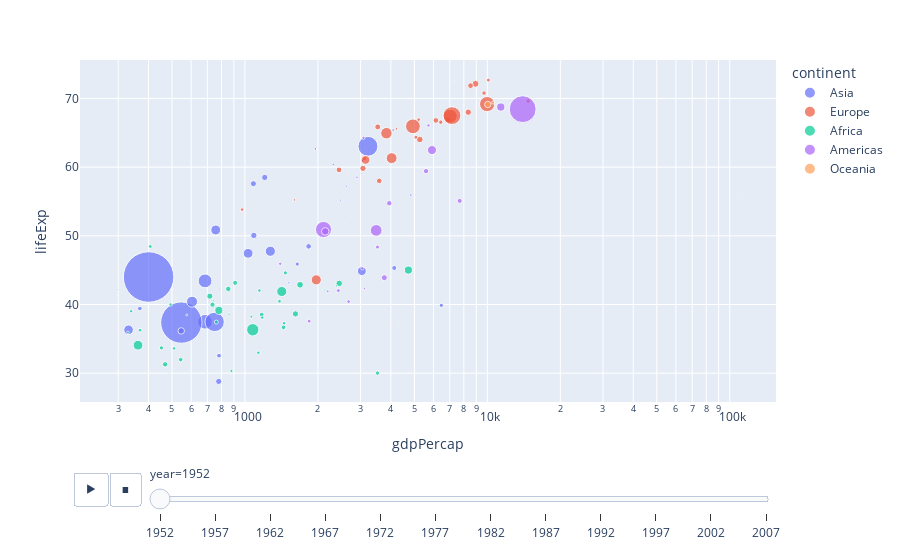

Notebook code for this chart:
### Code cell
px.scatter(df, x="gdpPercap", y="lifeExp", animation_frame="year",
           size="pop", color="continent",
           log_x=True, size_max=55)

### Figure 1 — Plotly figure (JSON) as saved in the notebook; plotly's stock layout.template omitted (floating-point values rounded to 4 significant figures)
{"data": [{"hovertemplate": "continent=Asia<br>year=1952<br>gdpPercap=%{x}<br>lifeExp=%{y}<br>pop=%{marker.size}<extra></extra>", "legendgroup": "Asia", "marker": {"color": "#636efa", "size": [8425333, 120447, 46886859, 4693836, 556263527, 2125900, 372000000, 82052000, 17272000, 5441766, 1620914, 86459025, 607914, 8865488, 20947571, 160000, 1439529, 6748378, 800663, 20092996, 9182536, 507833, 41346560, 22438691, 4005677, 1127000, 7982342, 3661549, 8550362, 21289402, 26246839, 1030585, 4963829], "sizemode": "area", "sizeref": 435900.0, "symbol": "circle"}, "mode": "markers", "name": "Asia", "orientation": "v", "showlegend": true, "type": "scatter", "x": [779.4, 9867.0, 684.2, 368.5, 400.4, 3054.0, 546.6, 749.7, 3035.0, 4130.0, 4087.0, 3217.0, 1547.0, 1088.0, 1031.0, 108400.0, 4835.0, 1831.0, 786.6, 331, 545.9, 1828.0, 684.6, 1273.0, 6460.0, 2315.0, 1084.0, 1643.0, 1207.0, 757.8, 605.1, 1516.0, 781.7], "xaxis": "x", "y": [28.8, 50.94, 37.48, 39.42, 44, 60.96, 37.37, 37.47, 44.87, 45.32, 65.39, 63.03, 43.16, 50.06, 47.45, 55.56, 55.93, 48.46, 42.24, 36.32, 36.16, 37.58, 43.44, 47.75, 39.88, 60.4, 57.59, 45.88, 58.5, 50.85, 40.41, 43.16, 32.55], "yaxis": "y"}, {"hovertemplate": "continent=Europe<br>year=1952<br>gdpPercap=%{x}<br>lifeExp=%{y}<br>pop=%{marker.size}<extra></extra>", "legendgroup": "Europe", "marker": {"color": "#EF553B", "size": [1282697, 6927772, 8730405, 2791000, 7274900, 3882229, 9125183, 4334000, 4090500, 42459667, 69145952, 7733250, 9504000, 147962, 2952156, 47666000, 413834, 10381988, 3327728, 25730551, 8526050, 16630000, 6860147, 3558137, 1489518, 28549870, 7124673, 4815000, 22235677, 50430000], "sizemode": "area", "sizeref": 435900.0, "symbol": "circle"}, "mode": "markers", "name": "Europe", "orientation": "v", "showlegend": true, "type": "scatter", "x": [1601.0, 6137.0, 8343.0, 973.5, 2444.0, 3119.0, 6876.0, 9692.0, 6425.0, 7030.0, 7144.0, 3531.0, 5264.0, 7268.0, 5210.0, 4931.0, 2648.0, 8942.0, 10100.0, 4029.0, 3068.0, 3145.0, 3581.0, 5075.0, 4215.0, 3834.0, 8528.0, 14730.0, 1969.0, 9980.0], "xaxis": "x", "y": [55.23, 66.8, 68, 53.82, 59.6, 61.21, 66.87, 70.78, 66.55, 67.41, 67.5, 65.86, 64.03, 72.49, 66.91, 65.94, 59.16, 72.13, 72.67, 61.31, 59.82, 61.05, 58.0, 64.36, 65.57, 64.94, 71.86, 69.62, 43.59, 69.18], "yaxis": "y"}, {"hovertemplate": "continent=Africa<br>year=1952<br>gdpPercap=%{x}<br>lifeExp=%{y}<br>pop=%{marker.size}<extra></extra>", "legendgroup": "Africa", "marker": {"color": "#00cc96", "size": [9279525, 4232095, 1738315, 442308, 4469979, 2445618, 5009067, 1291695, 2682462, 153936, 14100005, 854885, 2977019, 63149, 22223309, 216964, 1438760, 20860941, 420702, 284320, 5581001, 2664249, 580653, 6464046, 748747, 863308, 1019729, 4762912, 2917802, 3838168, 1022556, 516556, 9939217, 6446316, 485831, 3379468, 33119096, 257700, 2534927, 60011, 2755589, 2143249, 2526994, 14264935, 8504667, 290243, 8322925, 1219113, 3647735, 5824797, 2672000, 3080907], "sizemode": "area", "sizeref": 435900.0, "symbol": "circle"}, "mode": "markers", "name": "Africa", "orientation": "v", "showlegend": true, "type": "scatter", "x": [2449.0, 3521.0, 1063.0, 851.2, 543.3, 339.3, 1173.0, 1071.0, 1179.0, 1103.0, 780.5, 2126.0, 1389.0, 2670.0, 1419.0, 375.6, 328.9, 362.1, 4293.0, 485.2, 911.3, 510.2, 299.9, 853.5, 298.8, 575.6, 2388.0, 1443.0, 369.2, 452.3, 743.1, 1968.0, 1688.0, 468.5, 2424.0, 761.9, 1077.0, 2719.0, 493.3, 879.6, 1450.0, 879.8, 1136.0, 4725.0, 1616.0, 1148.0, 716.7, 859.8, 1468.0, 734.8, 1147.0, 406.9], "xaxis": "x", "y": [43.08, 30.02, 38.22, 47.62, 31.98, 39.03, 38.52, 35.46, 38.09, 40.72, 39.14, 42.11, 40.48, 34.81, 41.89, 34.48, 35.93, 34.08, 37.0, 30, 43.15, 33.61, 32.5, 42.27, 42.14, 38.48, 42.72, 36.68, 36.26, 33.69, 40.54, 50.99, 42.87, 31.29, 41.73, 37.44, 36.32, 52.72, 40, 46.47, 37.28, 30.33, 32.98, 45.01, 38.63, 41.41, 41.22, 38.6, 44.6, 39.98, 42.04, 48.45], "yaxis": "y"}, {"hovertemplate": "continent=Americas<br>year=1952<br>gdpPercap=%{x}<br>lifeExp=%{y}<br>pop=%{marker.size}<extra></extra>", "legendgroup": "Americas", "marker": {"color": "#ab63fa", "size": [17876956, 2883315, 56602560, 14785584, 6377619, 12350771, 926317, 6007797, 2491346, 3548753, 2042865, 3146381, 3201488, 1517453, 1426095, 30144317, 1165790, 940080, 1555876, 8025700, 2227000, 662850, 157553000, 2252965, 5439568], "sizemode": "area", "sizeref": 435900.0, "symbol": "circle"}, "mode": "markers", "name": "Americas", "orientation": "v", "showlegend": true, "type": "scatter", "x": [5911.0, 2677.0, 2109.0, 11370.0, 3940.0, 2144.0, 2627.0, 5587.0, 1398.0, 3522.0, 3048.0, 2428.0, 1840.0, 2195.0, 2899.0, 3478.0, 3112.0, 2480.0, 1952.0, 3759.0, 3082.0, 3023.0, 13990.0, 5717.0, 7690.0], "xaxis": "x", "y": [62.48, 40.41, 50.92, 68.75, 54.74, 50.64, 57.21, 59.42, 45.93, 48.36, 45.26, 42.02, 37.58, 41.91, 58.53, 50.79, 42.31, 55.19, 62.65, 43.9, 64.28, 59.1, 68.44, 66.07, 55.09], "yaxis": "y"}, {"hovertemplate": "continent=Oceania<br>year=1952<br>gdpPercap=%{x}<br>lifeExp=%{y}<br>pop=%{marker.size}<extra></extra>", "legendgroup": "Oceania", "marker": {"color": "#FFA15A", "size": [8691212, 1994794], "sizemode": "area", "sizeref": 435900.0, "symbol": "circle"}, "mode": "markers", "name": "Oceania", "orientation": "v", "showlegend": true, "type": "scatter", "x": [10040.0, 10560.0], "xaxis": "x", "y": [69.12, 69.39], "yaxis": "y"}], "layout": {"legend": {"itemsizing": "constant", "title": {"text": "continent"}, "tracegroupgap": 0}, "margin": {"t": 60}, "sliders": [{"active": 0, "currentvalue": {"prefix": "year="}, "len": 0.9, "pad": {"b": 10, "t": 60}, "steps": [{"args": [["1952"], {"frame": {"duration": 0, "redraw": false}, "fromcurrent": true, "mode": "immediate", "transition": {"duration": 0, "easing": "linear"}}], "label": "1952", "method": "animate"}, {"args": [["1957"], {"frame": {"duration": 0, "redraw": false}, "fromcurrent": true, "mode": "immediate", "transition": {"duration": 0, "easing": "linear"}}], "label": "1957", "method": "animate"}, {"args": [["1962"], {"frame": {"duration": 0, "redraw": false}, "fromcurrent": true, "mode": "immediate", "transition": {"duration": 0, "easing": "linear"}}], "label": "1962", "method": "animate"}, {"args": [["1967"], {"frame": {"duration": 0, "redraw": false}, "fromcurrent": true, "mode": "immediate", "transition": {"duration": 0, "easing": "linear"}}], "label": "1967", "method": "animate"}, {"args": [["1972"], {"frame": {"duration": 0, "redraw": false}, "fromcurrent": true, "mode": "immediate", "transition": {"duration": 0, "easing": "linear"}}], "label": "1972", "method": "animate"}, {"args": [["1977"], {"frame": {"duration": 0, "redraw": false}, "fromcurrent": true, "mode": "immediate", "transition": {"duration": 0, "easing": "linear"}}], "label": "1977", "method": "animate"}, {"args": [["1982"], {"frame": {"duration": 0, "redraw": false}, "fromcurrent": true, "mode": "immediate", "transition": {"duration": 0, "easing": "linear"}}], "label": "1982", "method": "animate"}, {"args": [["1987"], {"frame": {"duration": 0, "redraw": false}, "fromcurrent": true, "mode": "immediate", "transition": {"duration": 0, "easing": "linear"}}], "label": "1987", "method": "animate"}, {"args": [["1992"], {"frame": {"duration": 0, "redraw": false}, "fromcurrent": true, "mode": "immediate", "transition": {"duration": 0, "easing": "linear"}}], "label": "1992", "method": "animate"}, {"args": [["1997"], {"frame": {"duration": 0, "redraw": false}, "fromcurrent": true, "mode": "immediate", "transition": {"duration": 0, "easing": "linear"}}], "label": "1997", "method": "animate"}, {"args": [["2002"], {"frame": {"duration": 0, "redraw": false}, "fromcurrent": true, "mode": "immediate", "transition": {"duration": 0, "easing": "linear"}}], "label": "2002", "method": "animate"}, {"args": [["2007"], {"frame": {"duration": 0, "redraw": false}, "fromcurrent": true, "mode": "immediate", "transition": {"duration": 0, "easing": "linear"}}], "label": "2007", "method": "animate"}], "x": 0.1, "xanchor": "left", "y": 0, "yanchor": "top"}], "updatemenus": [{"buttons": [{"args": [null, {"frame": {"duration": 500, "redraw": false}, "fromcurrent": true, "mode": "immediate", "transition": {"duration": 500, "easing": "linear"}}], "label": "&#9654;", "method": "animate"}, {"args": [[null], {"frame": {"duration": 0, "redraw": false}, "fromcurrent": true, "mode": "immediate", "transition": {"duration": 0, "easing": "linear"}}], "label": "&#9724;", "method": "animate"}], "direction": "left", "pad": {"r": 10, "t": 70}, "showactive": false, "type": "buttons", "x": 0.1, "xanchor": "right", "y": 0, "yanchor": "top"}], "xaxis": {"anchor": "y", "domain": [0, 1], "title": {"text": "gdpPercap"}, "type": "log"}, "yaxis": {"anchor": "x", "domain": [0, 1], "title": {"text": "lifeExp"}}}}
